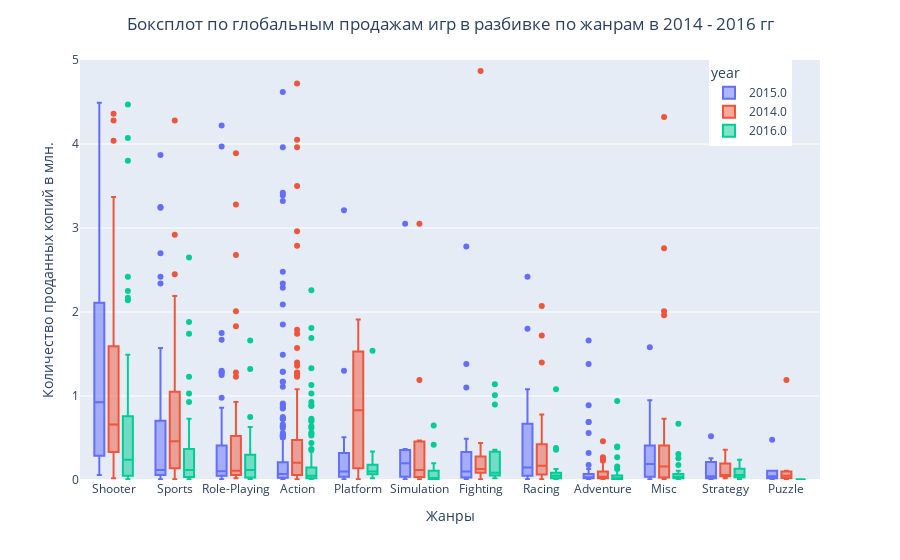

The notebook cell this image was saved under:
### Markdown cell above
На графике выше представлена **медиана** продаж игр по жанрам. Так же как и в случае со средней, наибольшие продажи у игр жанра `Shooter`

### Code cell
fig = px.box(df2, x="genre", y="total_sales", color="year")
fig.update_layout(title="Боксплот по глобальным продажам игр в разбивке по жанрам в 2014 - 2016 гг",
                  title_x = 0.5,
                  xaxis_title="Жанры",
                  yaxis_title="Количество проданных копий в млн.",
                  legend=dict(x=.85)
                  )
fig.update_layout(yaxis_range=[0, 5])
fig.show()

### Figure 1 — Plotly figure (JSON) as saved in the notebook; plotly's stock layout.template omitted (floating-point values rounded to 4 significant figures; data arrays with more than 128 entries replaced by an {"elided": "..."} marker saying what was removed)
{"data": [{"alignmentgroup": "True", "hovertemplate": "year=2015.0<br>genre=%{x}<br>total_sales=%{y}<extra></extra>", "legendgroup": "2015.0", "marker": {"color": "#636efa"}, "name": "2015.0", "notched": false, "offsetgroup": "2015.0", "orientation": "v", "showlegend": true, "type": "box", "x": {"elided": "606 str values"}, "x0": " ", "xaxis": "x", "y": {"elided": "606 float values"}, "y0": " ", "yaxis": "y"}, {"alignmentgroup": "True", "hovertemplate": "year=2014.0<br>genre=%{x}<br>total_sales=%{y}<extra></extra>", "legendgroup": "2014.0", "marker": {"color": "#EF553B"}, "name": "2014.0", "notched": false, "offsetgroup": "2014.0", "orientation": "v", "showlegend": true, "type": "box", "x": {"elided": "581 str values"}, "x0": " ", "xaxis": "x", "y": {"elided": "581 float values"}, "y0": " ", "yaxis": "y"}, {"alignmentgroup": "True", "hovertemplate": "year=2016.0<br>genre=%{x}<br>total_sales=%{y}<extra></extra>", "legendgroup": "2016.0", "marker": {"color": "#00cc96"}, "name": "2016.0", "notched": false, "offsetgroup": "2016.0", "orientation": "v", "showlegend": true, "type": "box", "x": {"elided": "502 str values"}, "x0": " ", "xaxis": "x", "y": {"elided": "502 float values"}, "y0": " ", "yaxis": "y"}], "layout": {"autosize": true, "boxmode": "group", "legend": {"title": {"text": "year"}, "tracegroupgap": 0, "x": 0.85, "y": 1}, "margin": {"t": 60}, "title": {"text": "Боксплот по глобальным продажам игр в разбивке по жанрам в 2014 - 2016 гг", "x": 0.5}, "xaxis": {"anchor": "y", "autorange": true, "domain": [0, 1], "range": [-0.5378, 11.54], "title": {"text": "Жанры"}, "type": "category"}, "yaxis": {"anchor": "x", "domain": [0, 1], "range": [0, 5], "title": {"text": "Количество проданных копий в млн."}, "type": "linear"}}}
